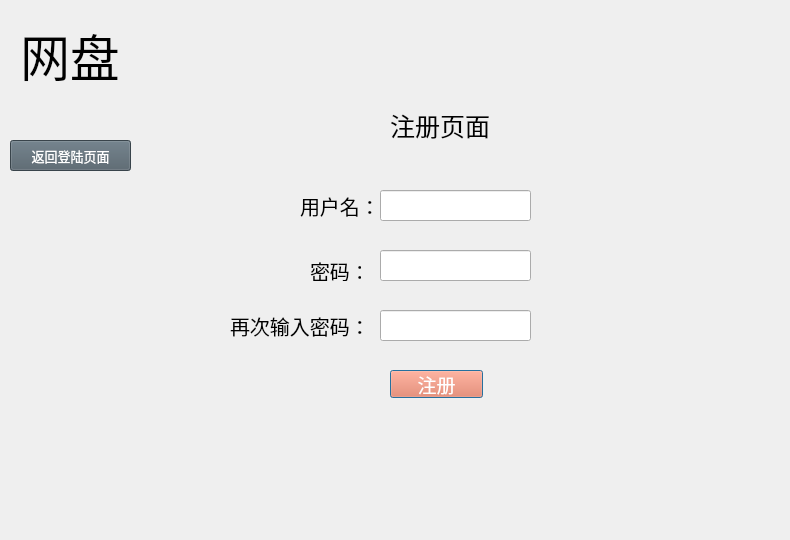
<?xml version="1.0" encoding="UTF-8"?>
<ui version="4.0">
 <class>Dialog</class>
 <widget class="QDialog" name="Dialog">
  <property name="geometry">
   <rect>
    <x>0</x>
    <y>0</y>
    <width>790</width>
    <height>540</height>
   </rect>
  </property>
  <property name="windowTitle">
   <string>Dialog</string>
  </property>
  <widget class="QLabel" name="label">
   <property name="geometry">
    <rect>
     <x>20</x>
     <y>10</y>
     <width>141</width>
     <height>91</height>
    </rect>
   </property>
   <property name="styleSheet">
    <string notr="true">font-size:50px</string>
   </property>
   <property name="text">
    <string>网盘</string>
   </property>
  </widget>
  <widget class="QLineEdit" name="userName">
   <property name="geometry">
    <rect>
     <x>380</x>
     <y>190</y>
     <width>151</width>
     <height>31</height>
    </rect>
   </property>
  </widget>
  <widget class="QLabel" name="label_2">
   <property name="geometry">
    <rect>
     <x>300</x>
     <y>180</y>
     <width>121</width>
     <height>51</height>
    </rect>
   </property>
   <property name="styleSheet">
    <string notr="true">font-size:20px;
font-family:'宋体'</string>
   </property>
   <property name="text">
    <string>用户名：</string>
   </property>
  </widget>
  <widget class="QLabel" name="label_3">
   <property name="geometry">
    <rect>
     <x>310</x>
     <y>260</y>
     <width>51</width>
     <height>21</height>
    </rect>
   </property>
   <property name="styleSheet">
    <string notr="true">font-size:20px;
font-family:'宋体'</string>
   </property>
   <property name="text">
    <string>密码：</string>
   </property>
  </widget>
  <widget class="QLineEdit" name="passwd">
   <property name="geometry">
    <rect>
     <x>380</x>
     <y>250</y>
     <width>151</width>
     <height>31</height>
    </rect>
   </property>
   <property name="echoMode">
    <enum>QLineEdit::Password</enum>
   </property>
  </widget>
  <widget class="QLabel" name="label_5">
   <property name="geometry">
    <rect>
     <x>390</x>
     <y>100</y>
     <width>121</width>
     <height>51</height>
    </rect>
   </property>
   <property name="styleSheet">
    <string notr="true">font-size:25px;
font-family:'宋体'</string>
   </property>
   <property name="text">
    <string>注册页面</string>
   </property>
  </widget>
  <widget class="QLabel" name="label_4">
   <property name="geometry">
    <rect>
     <x>230</x>
     <y>310</y>
     <width>151</width>
     <height>31</height>
    </rect>
   </property>
   <property name="styleSheet">
    <string notr="true">font-size:20px;
font-family:'宋体'</string>
   </property>
   <property name="text">
    <string>再次输入密码：</string>
   </property>
  </widget>
  <widget class="QLineEdit" name="passwd_2">
   <property name="geometry">
    <rect>
     <x>380</x>
     <y>310</y>
     <width>151</width>
     <height>31</height>
    </rect>
   </property>
   <property name="echoMode">
    <enum>QLineEdit::Password</enum>
   </property>
  </widget>
  <widget class="QPushButton" name="registerButton">
   <property name="geometry">
    <rect>
     <x>390</x>
     <y>370</y>
     <width>93</width>
     <height>28</height>
    </rect>
   </property>
   <property name="styleSheet">
    <string notr="true">/*按钮普通态*/
QPushButton
{
    /*字体为微软雅黑*/
    font-family:宋体;
    /*字体大小为20点*/
    font-size:14pt;
    /*字体颜色为白色*/    
    color:white;
    /*背景颜色*/  
    background-color:#f3704b;
}

/*按钮停留态*/
QPushButton:hover
{
    /*背景颜色*/  
    background-color:#f15a22;
}

/*按钮按下态*/
QPushButton:pressed
{
    /*背景颜色*/  
    background-color:#f15a22;
    /*左内边距为3像素，让按下时字向右移动3像素*/  
    padding-left:3px;
    /*上内边距为3像素，让按下时字向下移动3像素*/  
    padding-top:3px;
}
</string>
   </property>
   <property name="text">
    <string>注册</string>
   </property>
  </widget>
  <widget class="QPushButton" name="backButton">
   <property name="geometry">
    <rect>
     <x>10</x>
     <y>140</y>
     <width>121</width>
     <height>31</height>
    </rect>
   </property>
   <property name="styleSheet">
    <string notr="true">/*按钮普通态*/
QPushButton
{
    /*字体为微软雅黑*/
    font-family:宋体;
    /*字体大小为20点*/
    font-size:10pt;
    /*字体颜色为白色*/    
    color:white;
    /*背景颜色*/  
    background-color:rgb(80,95,105);
}

/*按钮停留态*/
QPushButton:hover
{
    /*背景颜色*/  
    background-color:rgb(50,65,75);
}

/*按钮按下态*/
QPushButton:pressed
{
    /*背景颜色*/  
    background-color:rgb(50,65,75);
    /*左内边距为3像素，让按下时字向右移动3像素*/  
    padding-left:3px;
    /*上内边距为3像素，让按下时字向下移动3像素*/  
    padding-top:3px;
}
</string>
   </property>
   <property name="text">
    <string>返回登陆页面</string>
   </property>
  </widget>
 </widget>
 <resources/>
 <connections/>
</ui>
